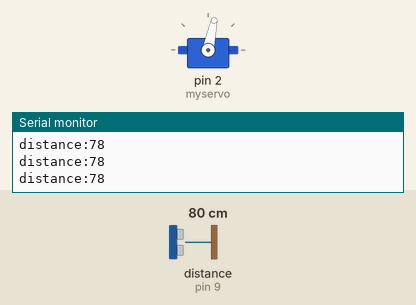
Bench run of a sketch on a simulated Arduino Uno, built with avr-gcc and run on an emulated ATmega328P. On the bench: servo, the last lines printed to the serial monitor. Wiring (inferred from the names in the program): ultrasonic range finder: trigger pin 10; echo pin 9. The inputs (shaded band) are chosen by the test bench; at power-on: distance to the obstacle (sensor on pin 9) 80 cm. The echo pulse lasts 58.3 µs per cm.

Above: at 1.2 s.
1.3 s: distance to the obstacle (sensor on pin 9) set to 13 cm
4.3 s: distance to the obstacle (sensor on pin 9) set to 10 cm
At 5.1 s:
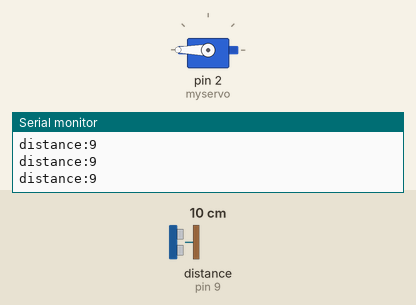
5.8 s: distance to the obstacle (sensor on pin 9) set to 18 cm
At 6.6 s:
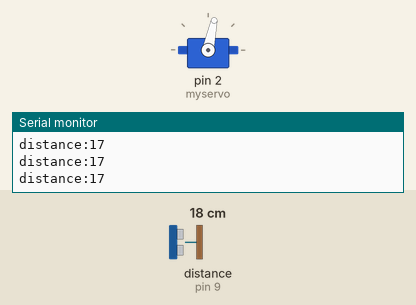
8.8 s: distance to the obstacle (sensor on pin 9) set to 2 cm
At 9.7 s:
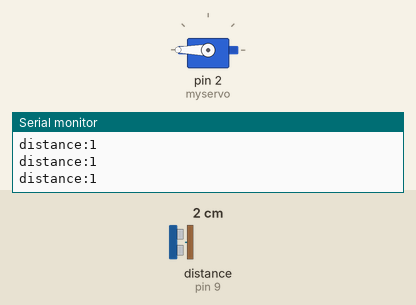
Timing chart, 0 to 11.8 s (numbered marks = the images above; inputs shaded):
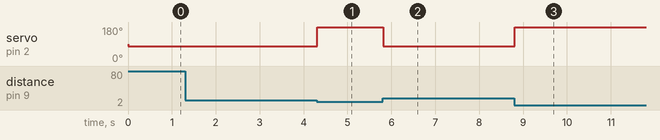

The sketch:

violetsensorpin.ino.ino
```cpp
#include <Servo.h>

const int trigPin = 10;
const int echoPin = 9;
int duration;
int distance;
Servo myservo;

void setup()
{
	pinMode(echoPin, INPUT);
	pinMode(trigPin, OUTPUT);
	Serial.begin(9600);
	myservo.attach(2);
}

void loop()
{
	Serial.print("distance:");
	Serial.println(distance);
	getDistance();
	myservo.write(78);
		if (distance <= 10)
		{
			myservo.write(180);
		}

}

int getDistance()
{
	digitalWrite(trigPin, LOW);
	delayMicroseconds(2);
	digitalWrite(trigPin, HIGH);
	delayMicroseconds(10);
	digitalWrite(trigPin, LOW);

duration = pulseIn(echoPin, HIGH);
distance = duration * (0.034)/2;
	return distance;
}
```

Measured:
- the behaviour switches between 12 and 11 cm on distance to the obstacle (sensor on pin 9) (found by bisection; images 0 and 1)
- after the input at 4.3 s, servo on pin 2 (myservo): 78° → 180° at once
- after the input at 5.8 s, servo on pin 2 (myservo): 180° → 78° at once
- after the input at 8.8 s, servo on pin 2 (myservo): 78° → 180° at once
